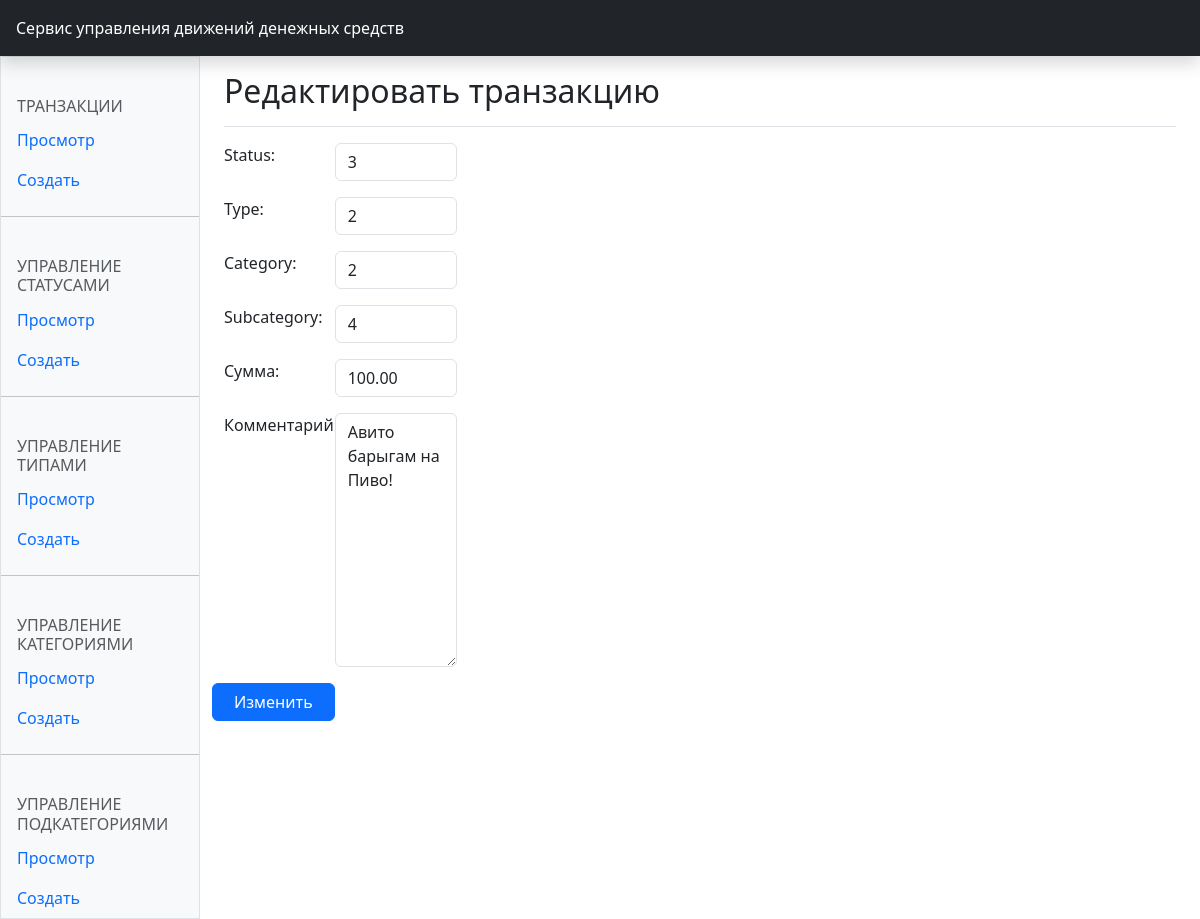
The page /transaction/7/edit on the database its author committed.
### cash_traffic/models.py (models this page shows, shortened)
class Transaction(models.Model):
    date_created = models.DateTimeField(auto_now=True, verbose_name="Дата создания")
    status = models.ForeignKey(
        Status,
        on_delete=models.PROTECT,
        verbose_name="Статус"
    )
    type = models.ForeignKey(
        Type,
        on_delete=models.PROTECT,
        verbose_name="Тип операции"
    )
    category = models.ForeignKey(
        Category,
        on_delete=models.PROTECT,
        verbose_name="Категория"
    )
    subcategory = models.ForeignKey(
        SubCategory,
        on_delete=models.PROTECT,
        verbose_name="Подкатегория"
    )
    amount = models.DecimalField(
        max_digits=11,
        decimal_places=2,
        validators=[MinValueValidator(0.01)],
        verbose_name="Сумма"
    )
    comment = models.TextField(
        blank=True,
        null=True,
        verbose_name="Комментарий"
    )
    class Meta:
        verbose_name = 'Транзакция'
        verbose_name_plural = 'Транзакции'
        ordering = ['-date_created']

### cash_traffic/views/transaction.py (the view)
# urls.py: path('transaction/<int:pk>/edit', views.TransactionUpdateView.as_view(), name='edit_transaction'),
class TransactionUpdateView(UpdateView):
    model = Transaction
    form_class = FormTransaction
    template_name = 'cash_traffic/add_transaction.html'
    success_url = reverse_lazy('cash_traffic:transactions_list')
    def get_context_data(self, **kwargs):
        context = super().get_context_data(**kwargs)
        context['header'] = 'Редактировать транзакцию'
        return context

### cash_traffic/templates/cash_traffic/add_transaction.html (shortened to what this page needs)
{% extends "base.html" %}
{% load widget_tweaks %}
{% block header %}
    <header class="navbar sticky-top bg-dark flex-md-nowrap p-0 shadow" data-bs-theme="dark" style="">
        <a class="navbar-brand col-md-3 col-lg-2 me-0 px-3 fs-6 text-white" href="#">Сервис управления движений денежных средств</a>
    </header>
{% endblock header %}
{% block title %}
    <div class="d-flex justify-content-between flex-wrap flex-md-nowrap align-items-center pt-3 pb-2 mb-3 border-bottom">
        <h1 class="h2">{{header}}</h1>
    </div>
{% endblock title %}
{% block content %}
    <form class="row col-md-4" method="POST">
        {% for field in form %}
        <div class="row mb-3">
            <div class="row col-md-6">{{field.label_tag}}</div>
            <div class="row col-md-6">
                {% if field.field.widget.input_type == "select" %}
                    {{ field|add_class:"form-select" }}
                {% else %}
                    {{ field|add_class:"form-control" }}
                {% endif %}
            </div>
        </div>
        {% endfor %}
        <div class="row">
            <div class="row col-md-6">
                <button type="submit" class="btn btn-primary">
                    {% if object %}Изменить{% else %}Создать{% endif %}
                </button>
            </div>
        </div>
    </form>
{% endblock content %}

### cash_traffic/static/cash_traffic/css/styles.css (style rules this page uses)
.navbar-brand { padding: 1em 0em; }

### rows shown on the page
Transaction: form "3" "2" "2" "4" "100.00" "Авито барыгам на Пиво!"

### other values the page prints
{{ header }} "Редактировать транзакцию"
{{ field.label_tag }} "Status:" "Type:" "Category:" "Subcategory:" "Сумма:" "Комментарий:"
